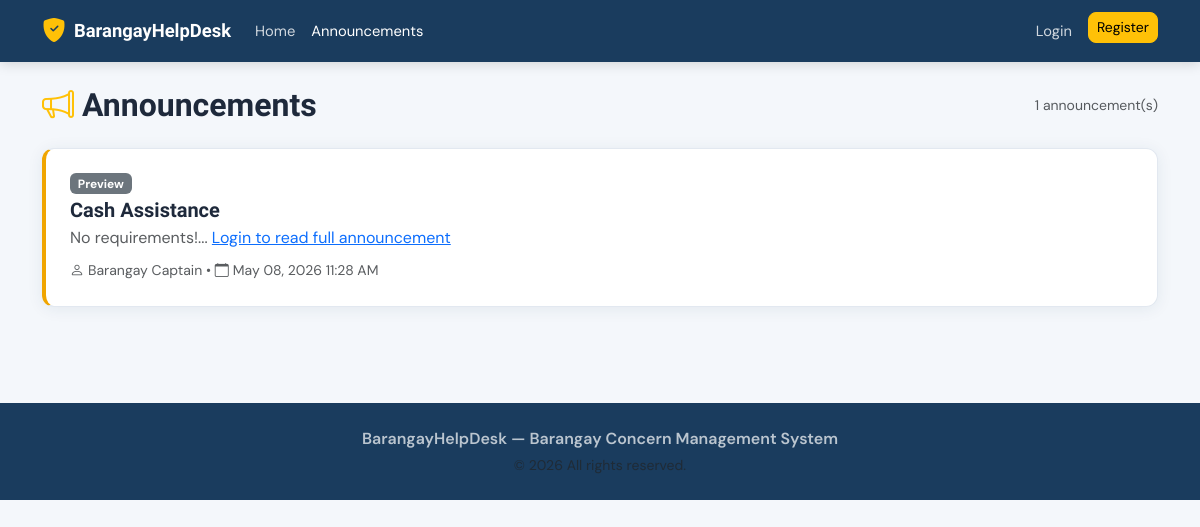
The app's page /announcements.php with its own data.
### tables this page shows
CREATE TABLE `announcements` (
  `id` int(11) NOT NULL,
  `admin_id` int(11) NOT NULL,
  `title` varchar(255) NOT NULL,
  `content` text NOT NULL,
  `image` varchar(255) DEFAULT NULL,
  `is_pinned` tinyint(1) DEFAULT 0,
  `is_published` tinyint(1) DEFAULT 1,
  `published_at` datetime DEFAULT current_timestamp(),
  `expires_at` datetime DEFAULT NULL,
  `created_at` datetime DEFAULT current_timestamp(),
  `updated_at` datetime DEFAULT current_timestamp() ON UPDATE current_timestamp()
);

### includes/functions.php (called while the page is built, shortened)
<?php
function isLoggedIn() {
    return isset($_SESSION['user_id']) && !empty($_SESSION['user_id']);
}
function sanitize($input) {
    return htmlspecialchars(strip_tags(trim((string)$input)), ENT_QUOTES, 'UTF-8');
}
function formatDate($date, $format = 'M d, Y h:i A') {
    return date($format, strtotime($date));
}

### announcements.php (the view, shortened to what this page needs)
<?php
$pdo = db();
$page  = max(1, (int)($_GET['page'] ?? 1));
$total = $pdo->query("SELECT COUNT(*) FROM announcements WHERE is_published=1 AND (expires_at IS NULL OR expires_at > NOW())")->fetchColumn();
$pag   = paginate($total, $page);
$stmt = $pdo->prepare("SELECT a.*, ad.full_name as author FROM announcements a JOIN admins ad ON a.admin_id=ad.id WHERE a.is_published=1 AND (a.expires_at IS NULL OR a.expires_at > NOW()) ORDER BY a.is_pinned DESC, a.published_at DESC LIMIT ? OFFSET ?");
$stmt->execute([$pag['per_page'], $pag['offset']]);
$announcements = $stmt->fetchAll();
include 'includes/header_resident.php';
?>
<div class="d-flex align-items-center justify-content-between mb-4">
    <h2 class="fw-bold mb-0"><i class="bi bi-megaphone text-warning me-2"></i>Announcements</h2>
    <span class="text-muted small"><?= $total ?> announcement(s)</span>
</div>
<?php if (empty($announcements)): ?>
    <div class="bhd-card p-5 text-center text-muted"><i class="bi bi-megaphone fs-1 mb-3 d-block"></i>No announcements yet.</div>
<?php else: ?>
    <div class="row g-4">
        <?php foreach($announcements as $ann): ?>
        <div class="col-12">
            <div class="bhd-card p-4 announcement-card <?= $ann['is_pinned']?'pinned':'' ?>">
                <div class="d-flex align-items-start gap-3">
                    <div class="flex-grow-1">
                        <div class="d-flex flex-wrap gap-2 mb-1">
                            <?php if(!isLoggedIn()): ?><span class="badge bg-secondary">Preview</span><?php endif; ?>
                        </div>
                        <h5 class="fw-semibold mb-1"><?= sanitize($ann['title']) ?></h5>
                        <?php if(isLoggedIn()): ?>
                            <p class="text-muted mb-2"><?= nl2br(sanitize($ann['content'])) ?></p>
                        <?php else: ?>
                            <p class="text-muted mb-2"><?= nl2br(sanitize(substr($ann['content'],0,200))) ?>... <a href="<?= BASE_URL ?>/resident/login.php">Login to read full announcement</a></p>
                        <?php endif; ?>
                        <small class="text-muted"><i class="bi bi-person me-1"></i><?= sanitize($ann['author']) ?> &bull; <i class="bi bi-calendar me-1"></i><?= formatDate($ann['published_at']) ?></small>
                    </div>
                </div>
            </div>
        </div>
        <?php endforeach; ?>
    </div>
<?php endif; ?>
<?php include 'includes/footer_resident.php'; ?>

### public/css/resident.css (style rules this page uses)
:root { --bhd-primary: #1a3c5e; --bhd-accent: #f0a500; --bhd-light: #f4f7fb; --bhd-card: #ffffff; --bhd-border: #e2e8f0; --bhd-text: #1e293b; --bhd-muted: #64748b; --bhd-radius: 12px; --bhd-shadow: 0 2px 16px rgba(26,60,94,.08); }
*,*::before,*::after { box-sizing:border-box }
body { font-family:'DM Sans',sans-serif;background:var(--bhd-light);color:var(--bhd-text);min-height:100vh }
h1,h2,h3,h4,h5,h6 { font-family:'Sora',sans-serif }
.bhd-card { background:var(--bhd-card);border:1px solid var(--bhd-border);border-radius:var(--bhd-radius);box-shadow:var(--bhd-shadow);transition:transform .2s,box-shadow .2s }
.announcement-card { border-left:4px solid var(--bhd-accent) }

### records on screen
announcements: title "Cash Assistance", content "No requirements!", admin.full_name "Barangay Captain", published_at "May 08, 2026 11:28 AM"

### other values on screen
APP_NAME "BarangayHelpDesk"
$total "1"
